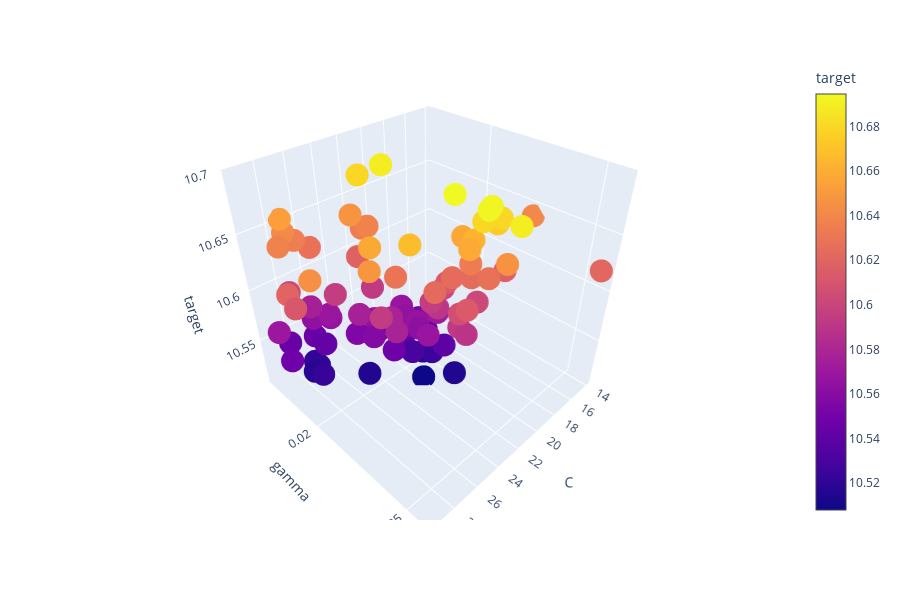

This figure's notebook cell:
### Code cell
px.scatter_3d(df1, x = "C", y = "gamma", z = "target", color = "target")
